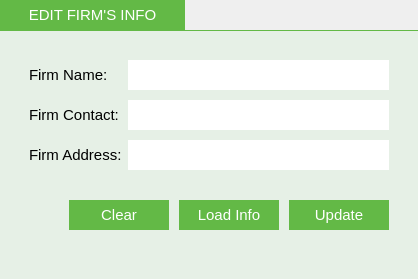
              <widget class="QFrame" name="frame_10">
               <property name="frameShape">
                <enum>QFrame::NoFrame</enum>
               </property>
               <property name="frameShadow">
                <enum>QFrame::Plain</enum>
               </property>
               <layout class="QGridLayout" name="gridLayout_27">
                <property name="leftMargin">
                 <number>0</number>
                </property>
                <property name="topMargin">
                 <number>0</number>
                </property>
                <property name="rightMargin">
                 <number>0</number>
                </property>
                <property name="bottomMargin">
                 <number>0</number>
                </property>
                <property name="spacing">
                 <number>0</number>
                </property>
                <item row="2" column="0">
                 <widget class="QFrame" name="frame_22">
                  <property name="sizePolicy">
                   <sizepolicy hsizetype="Expanding" vsizetype="Expanding">
                    <horstretch>0</horstretch>
                    <verstretch>0</verstretch>
                   </sizepolicy>
                  </property>
                  <property name="styleSheet">
                   <string notr="true">background-color:rgb(230, 240, 230);</string>
                  </property>
                  <property name="frameShape">
                   <enum>QFrame::NoFrame</enum>
                  </property>
                  <property name="frameShadow">
                   <enum>QFrame::Plain</enum>
                  </property>
                  <layout class="QGridLayout" name="gridLayout_31">
                   <item row="1" column="1">
                    <layout class="QFormLayout" name="formLayout_11">
                     <property name="verticalSpacing">
                      <number>10</number>
                     </property>
                     <item row="0" column="0">
                      <widget class="QLabel" name="firmNameLabel">
                       <property name="minimumSize">
                        <size>
                         <width>0</width>
                         <height>30</height>
                        </size>
                       </property>
                       <property name="font">
                        <font>
                         <pointsize>11</pointsize>
                        </font>
                       </property>
                       <property name="text">
                        <string>Firm Name:</string>
                       </property>
                      </widget>
                     </item>
                     <item row="0" column="1">
                      <widget class="QLineEdit" name="firmNameLineEdit">
                       <property name="minimumSize">
                        <size>
                         <width>0</width>
                         <height>30</height>
                        </size>
                       </property>
                       <property name="font">
                        <font>
                         <pointsize>11</pointsize>
                        </font>
                       </property>
                       <property name="styleSheet">
                        <string notr="true">background-color: rgb(255, 255, 255);
border: 0px;
padding-left:5px;
padding-right: 5px;
</string>
                       </property>
                      </widget>
                     </item>
                     <item row="1" column="0">
                      <widget class="QLabel" name="firmContactLabel">
                       <property name="minimumSize">
                        <size>
                         <width>0</width>
                         <height>30</height>
                        </size>
                       </property>
                       <property name="font">
                        <font>
                         <pointsize>11</pointsize>
                        </font>
                       </property>
                       <property name="text">
                        <string>Firm Contact:</string>
                       </property>
                      </widget>
                     </item>
                     <item row="1" column="1">
                      <widget class="QLineEdit" name="firmContactLineEdit">
                       <property name="minimumSize">
                        <size>
                         <width>0</width>
                         <height>30</height>
                        </size>
                       </property>
                       <property name="font">
                        <font>
                         <pointsize>11</pointsize>
                        </font>
                       </property>
                       <property name="styleSheet">
                        <string notr="true">background-color: rgb(255, 255, 255);
border: 0px;
padding-left:5px;
padding-right: 5px;
</string>
                       </property>
                      </widget>
                     </item>
                     <item row="2" column="0">
                      <widget class="QLabel" name="firmAddressLabel">
                       <property name="minimumSize">
                        <size>
                         <width>0</width>
                         <height>30</height>
                        </size>
                       </property>
                       <property name="font">
                        <font>
                         <pointsize>11</pointsize>
                        </font>
                       </property>
                       <property name="text">
                        <string>Firm Address:</string>
                       </property>
                      </widget>
                     </item>
                     <item row="2" column="1">
                      <widget class="QLineEdit" name="firmAddressLineEdit">
                       <property name="minimumSize">
                        <size>
                         <width>0</width>
                         <height>30</height>
                        </size>
                       </property>
                       <property name="font">
                        <font>
                         <pointsize>11</pointsize>
                        </font>
                       </property>
                       <property name="styleSheet">
                        <string notr="true">background-color: rgb(255, 255, 255);
border: 0px;
padding-left:5px;
padding-right: 5px;
</string>
                       </property>
                      </widget>
                     </item>
                     <item row="3" column="0" colspan="2">
                      <layout class="QHBoxLayout" name="horizontalLayout_57">
                       <property name="spacing">
                        <number>10</number>
                       </property>
                       <property name="topMargin">
                        <number>20</number>
                       </property>
                       <property name="bottomMargin">
                        <number>0</number>
                       </property>
                       <item>
                        <spacer name="horizontalSpacer_55">
                         <property name="orientation">
                          <enum>Qt::Horizontal</enum>
                         </property>
                         <property name="sizeHint" stdset="0">
                          <size>
                           <width>40</width>
                           <height>20</height>
                          </size>
                         </property>
                        </spacer>
                       </item>
                       <item>
                        <widget class="QPushButton" name="clearFirmInfoButton">
                         <property name="minimumSize">
                          <size>
                           <width>100</width>
                           <height>30</height>
                          </size>
                         </property>
                         <property name="maximumSize">
                          <size>
                           <width>16777215</width>
                           <height>30</height>
                          </size>
                         </property>
                         <property name="font">
                          <font>
                           <pointsize>11</pointsize>
                          </font>
                         </property>
                         <property name="styleSheet">
                          <string notr="true">QPushButton#clearFirmInfoButton{
	color: #ffffff;
	background-color: #63b946;
	border: 0px;
	padding-right: 5px;
	padding-left: 5px;
}
QPushButton#clearFirmInfoButton:hover{
	color: #000000;
	background-color: rgb(255, 255, 255);
}
QPushButton#clearFirmInfoButton:pressed{
	color: #000000;
	background-color: #f2f2f2;
}</string>
                         </property>
                         <property name="text">
                          <string>Clear</string>
                         </property>
                        </widget>
                       </item>
                       <item>
                        <widget class="QPushButton" name="loadFirmInfoButton">
                         <property name="minimumSize">
                          <size>
                           <width>100</width>
                           <height>30</height>
                          </size>
                         </property>
                         <property name="maximumSize">
                          <size>
                           <width>16777215</width>
                           <height>30</height>
                          </size>
                         </property>
                         <property name="font">
                          <font>
                           <pointsize>11</pointsize>
                          </font>
                         </property>
                         <property name="styleSheet">
                          <string notr="true">QPushButton#loadFirmInfoButton{
	color: #ffffff;
	background-color: #63b946;
	border: 0px;
	padding-right: 5px;
	padding-left: 5px;
}
QPushButton#loadFirmInfoButton:hover{
	color: #000000;
	background-color: rgb(255, 255, 255);
}
QPushButton#loadFirmInfoButton:pressed{
	color: #000000;
	background-color: #f2f2f2;
}</string>
                         </property>
                         <property name="text">
                          <string>Load Info</string>
                         </property>
                        </widget>
                       </item>
                       <item>
                        <widget class="QPushButton" name="updateFirmInfoButton">
                         <property name="minimumSize">
                          <size>
                           <width>100</width>
                           <height>30</height>
                          </size>
                         </property>
                         <property name="maximumSize">
                          <size>
                           <width>16777215</width>
                           <height>30</height>
                          </size>
                         </property>
                         <property name="font">
                          <font>
                           <pointsize>11</pointsize>
                          </font>
                         </property>
                         <property name="styleSheet">
                          <string notr="true">QPushButton#updateFirmInfoButton{
	color: #ffffff;
	background-color: #63b946;
	border: 0px;
	padding-right: 5px;
	padding-left: 5px;
}
QPushButton#updateFirmInfoButton:hover{
	color: #000000;
	background-color: rgb(255, 255, 255);
}
QPushButton#updateFirmInfoButton:pressed{
	color: #000000;
	background-color: #f2f2f2;
}</string>
                         </property>
                         <property name="text">
                          <string>Update</string>
                         </property>
                        </widget>
                       </item>
                      </layout>
                     </item>
                    </layout>
                   </item>
                   <item row="1" column="0">
                    <spacer name="horizontalSpacer_53">
                     <property name="orientation">
                      <enum>Qt::Horizontal</enum>
                     </property>
                     <property name="sizeType">
                      <enum>QSizePolicy::Preferred</enum>
                     </property>
                     <property name="sizeHint" stdset="0">
                      <size>
                       <width>20</width>
                       <height>20</height>
                      </size>
                     </property>
                    </spacer>
                   </item>
                   <item row="0" column="1">
                    <spacer name="verticalSpacer_24">
                     <property name="orientation">
                      <enum>Qt::Vertical</enum>
                     </property>
                     <property name="sizeType">
                      <enum>QSizePolicy::Preferred</enum>
                     </property>
                     <property name="sizeHint" stdset="0">
                      <size>
                       <width>20</width>
                       <height>20</height>
                      </size>
                     </property>
                    </spacer>
                   </item>
                   <item row="1" column="2">
                    <spacer name="horizontalSpacer_54">
                     <property name="orientation">
                      <enum>Qt::Horizontal</enum>
                     </property>
                     <property name="sizeType">
                      <enum>QSizePolicy::Preferred</enum>
                     </property>
                     <property name="sizeHint" stdset="0">
                      <size>
                       <width>20</width>
                       <height>20</height>
                      </size>
                     </property>
                    </spacer>
                   </item>
                   <item row="2" column="1">
                    <spacer name="verticalSpacer_25">
                     <property name="orientation">
                      <enum>Qt::Vertical</enum>
                     </property>
                     <property name="sizeHint" stdset="0">
                      <size>
                       <width>20</width>
                       <height>40</height>
                      </size>
                     </property>
                    </spacer>
                   </item>
                  </layout>
                 </widget>
                </item>
                <item row="0" column="0">
                 <layout class="QHBoxLayout" name="horizontalLayout_55">
                  <item>
                   <widget class="QLabel" name="label_62">
                    <property name="minimumSize">
                     <size>
                      <width>185</width>
                      <height>30</height>
                     </size>
                    </property>
                    <property name="maximumSize">
                     <size>
                      <width>185</width>
                      <height>30</height>
                     </size>
                    </property>
                    <property name="font">
                     <font>
                      <pointsize>11</pointsize>
                     </font>
                    </property>
                    <property name="styleSheet">
                     <string notr="true">background-color: #63b946;
color: #ffffff;
padding: 3px;</string>
                    </property>
                    <property name="text">
                     <string>EDIT FIRM'S INFO</string>
                    </property>
                    <property name="alignment">
                     <set>Qt::AlignCenter</set>
                    </property>
                   </widget>
                  </item>
                  <item>
                   <spacer name="horizontalSpacer_47">
                    <property name="orientation">
                     <enum>Qt::Horizontal</enum>
                    </property>
                    <property name="sizeHint" stdset="0">
                     <size>
                      <width>40</width>
                      <height>20</height>
                     </size>
                    </property>
                   </spacer>
                  </item>
                 </layout>
                </item>
                <item row="1" column="0">
                 <widget class="QLabel" name="label_61">
                  <property name="maximumSize">
                   <size>
                    <width>16777215</width>
                    <height>1</height>
                   </size>
                  </property>
                  <property name="styleSheet">
                   <string notr="true">background-color: #63b946;</string>
                  </property>
                  <property name="text">
                   <string/>
                  </property>
                 </widget>
                </item>
               </layout>
              </widget>
